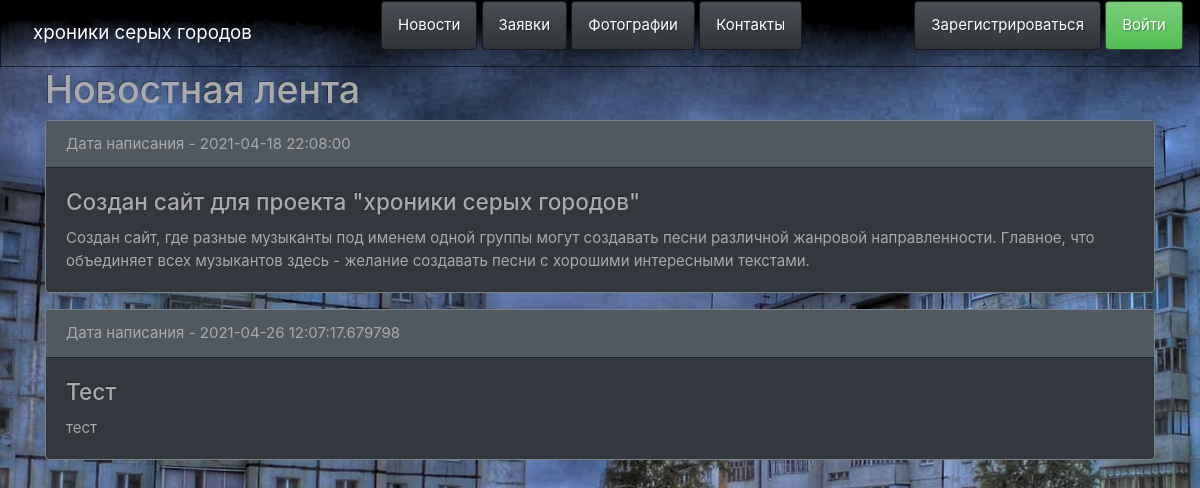
Page /home on the earlier database version.
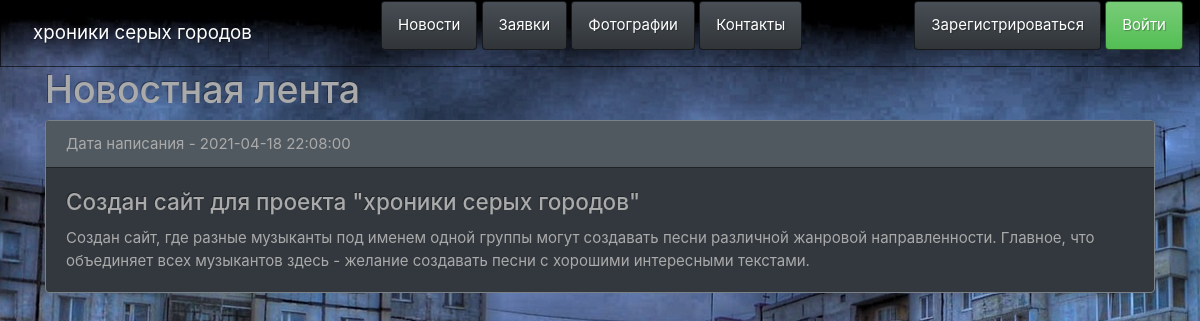
Same page on the later database version.
### data/news.py (models this page shows)
class News(SqlAlchemyBase, SerializerMixin):
    __tablename__ = 'news'
    id = sqlalchemy.Column(sqlalchemy.Integer,
                           primary_key=True, autoincrement=True)
    title = sqlalchemy.Column(sqlalchemy.String, nullable=True)
    content = sqlalchemy.Column(sqlalchemy.String, nullable=True)
    created_date = sqlalchemy.Column(sqlalchemy.DateTime,
                                     default=datetime.datetime.now)

### main.py (the view)
@app.route("/home")
def home():
    db_sess = db_session.create_session()
    news = db_sess.query(News)
    return render_template("index.html", news=news)

### data/db_session.py (called while the page is built)
def create_session() -> Session:
    global __factory
    return __factory()

### templates/index.html
{% extends "base.html" %}
{% block content %}
<h1>Новостная лента</h1>
{% for item in news%}
<div class = "card border-secondary mb-3" style = "max-width: 100rem;">
  <div class = "card-header"> <font style = "vertical-align: inherit;"> <font style = "vertical-align: inherit;">Дата написания - {{item.created_date}}</font> </font> </div>
  <div class = "card-body">
    <h4 class = "card-title"> <font style = "vertical-align: inherit;"> <font style = "vertical-align: inherit;"> {{item.title}} </font> </font> </h4 >
    <p class = "card-text"> <font style = "vertical-align: inherit;"> <font style = "vertical-align: inherit;"> {{item.content}} </font> </font> </p>
  </div>
</div>
{% endfor %}
{% endblock %}

### templates/base.html (shortened to what this page needs)
<!doctype html>
<html lang="en">
<head>
    <link rel="stylesheet" href="{{ url_for( 'static', filename='bootstrap.css')}}">
</head>
<body background="{{ url_for('static', filename='s.jpg') }}">
<header>
    <nav class="navbar navbar-default">
        <a class="navbar-brand" href="/">хроники серых городов</a>
        <p>
            <a class="btn btn-primary " href="/home">Новости</a>
            <a class="btn btn-primary " href="/applications">Заявки</a>
            <a class="btn btn-primary " href="/photo">Фотографии</a>
            <a class="btn btn-primary " href="/contact">Контакты</a>
        </p>
    {% if current_user.is_authenticated %}
    <a class="navbar-brand" href="/logout">{{ current_user.name }}</a>
    {% else %}
    <p>
        <a class="btn btn-primary " href="/register">Зарегистрироваться</a>
        <a class="btn btn-success" href="/login">Войти</a>
    </p>
{% endif %}
    </nav>
</header>
<main role="main" class="container">
    {% block content %}{% endblock %}
</main>
</body>
</html>

Differences in the rows shown:
removed News: created_date "2021-04-26 12:07:17.679798", title "Тест", content "тест"
